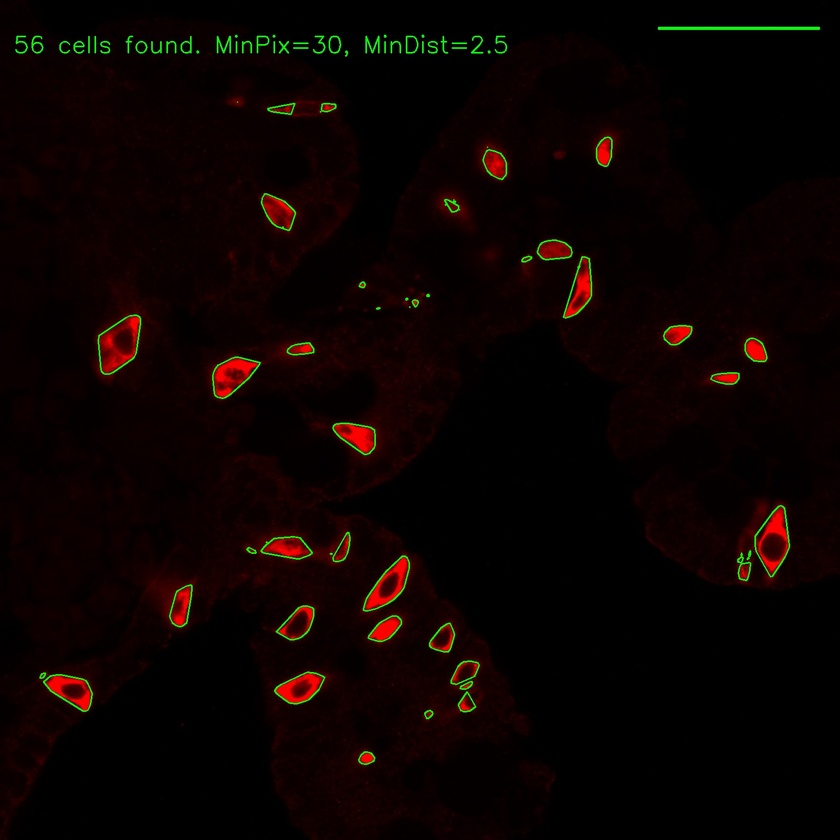
#> input picture dclk1_il13_quant.jpg, 840 x 840 px, shrunk from 1600 x 1600 before the run, given as the content of the folder ../test_input/batch_IHC, which was not available
$ python runQuant.py   (older library calls are emulated)
#> lines starting #> are read from the running program, lines starting #| are printed output that depends on the picture; after the words box and inside, x2 and y2 are one past the last pixel; in counts of white or black regions, pixels touching at a corner belong together; pictures that were not available may be replaced by others from this repository, and a replacement may not be noted
### smFISH_blob/smFISH_blob/contour.py
import cv2
import numpy as np
import sys
import argparse

# run spot counting
def quant(  input_img,
            output,
            min_pixel,
            min_distance,
            min_area=0,
            adaptive=False,
            bright_blobs=True,
            highlight_col = (0,255,0),     # green
            show_threshold=False):
#> called with output = 'dclk1_il13_quant_quant.jpg', min_pixel = 50, min_distance = 25, min_area = 20, adaptive = False, bright_blobs = True, highlight_col = (0, 255, 0), show_threshold = False
    print("Starting quant.")
    print("Loading image from: " + input_img)
    try:
        img = cv2.imread(input_img)
#> img is the input picture: shape (840, 840, 3); mean B, G, R 1, 2.8, 12
        gray = cv2.cvtColor(img,cv2.COLOR_BGR2GRAY)
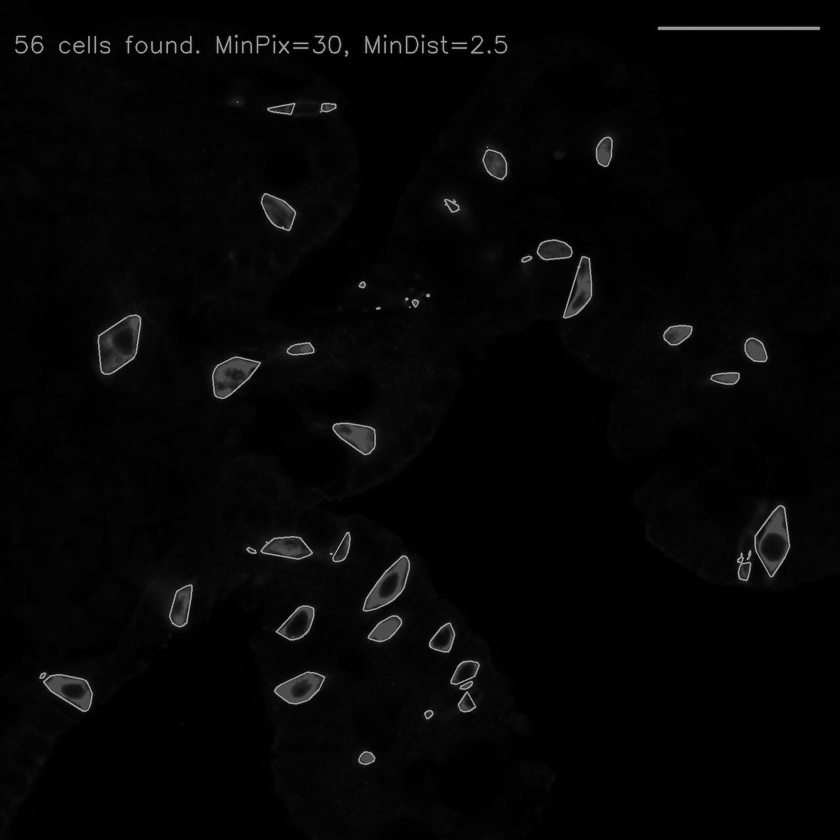
#> gray: shape (840, 840); min 0, max 173, mean 5.3
        print("Loaded. Processing..")
    except cv2.error as err:
        #print(err)
        print("Not an image")
        return(-1)


    if not bright_blobs:
        gray = cv2.bitwise_not(gray)
    if adaptive:
        print("Using adaptive thresholding")
        thresh = cv2.adaptiveThreshold(gray,255,cv2.ADAPTIVE_THRESH_GAUSSIAN_C,\
               cv2.THRESH_BINARY,11,2)
    else:
        ret,thresh = cv2.threshold(gray,min_pixel,255,0)
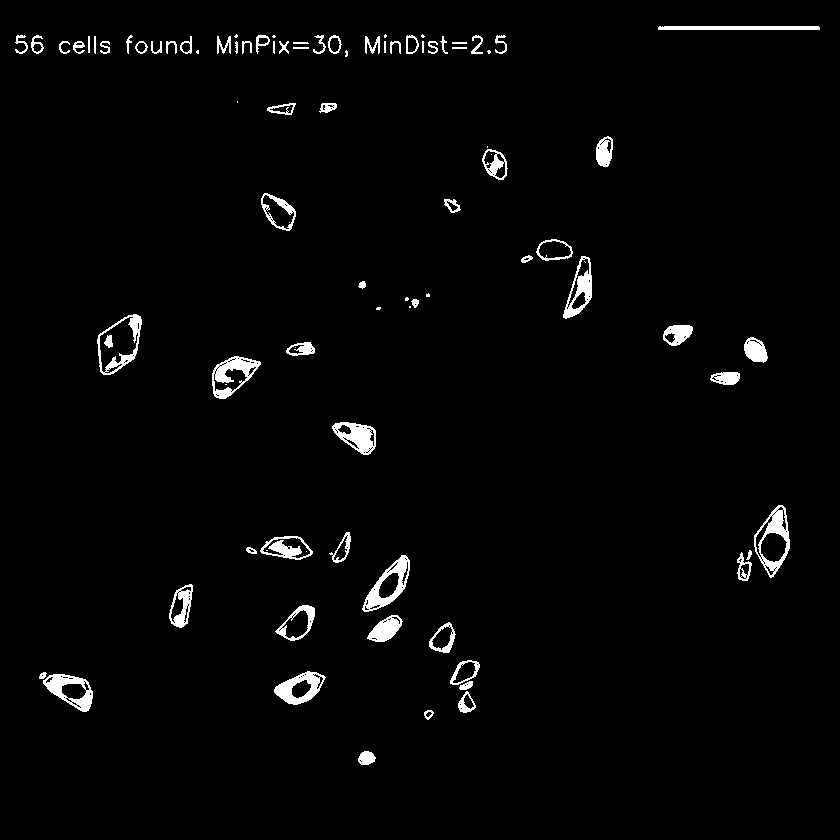
#> thresh: shape (840, 840); 2.3% white; 92 white regions (20 under 20 px)
#> ret = 50
    #
    if show_threshold:
        cv2.imshow('Thresholded input', thresh)
        cv2.waitKey(0)

    _, contours, _= cv2.findContours(thresh,cv2.RETR_EXTERNAL,2)
#> contours = 84 contours, 23 with area under 20; largest, box (x1, y1, x2, y2) and area: (97, 314, 142, 375) 1806, (754, 505, 790, 578) 1623, (362, 555, 410, 612) 1294, (212, 356, 261, 399) 1264, (43, 674, 93, 712) 1141

    LENGTH = len(contours)
#> LENGTH = 84
    print("Found " + str(LENGTH) + " contours..")
#| Found 84 contours..

    if min_area > 0:
        filtered = []
        for hull in contours:
            if cv2.contourArea(hull) >  min_area:
                filtered.append(hull)
#> this loop made 84 passes
#> hull on passes 28, 39, 43, 47, 48, 49, 50, 52, 54, 56: [[409, 306], [409, 307], [410, 307], [410, 306]], [[487, 146], [487, 147]], [[237, 101], [237, 102]], [[452, 47], [452, 48], [466, 48], [466, 47]], [[293, 47], [293, 48], [308, 48], [308, 47]], [[452, 42], [452, 43], [466, 43], [466, 42]], [[293, 42], [293, 43], [308, 43], [307, 42]], [[422, 41], [422, 52], [423, 52], [423, 41]], [[384, 41], [384, 52], [385, 52], [385, 41]], [[273, 41], [273, 52], [274, 53], [274, 41]]
#> after the loop, filtered = 61 contours; largest, box (x1, y1, x2, y2) and area: (97, 314, 142, 375) 1806, (754, 505, 790, 578) 1623, (362, 555, 410, 612) 1294, (212, 356, 261, 399) 1264, (43, 674, 93, 712) 1141
        print("[min_area: " + str(min_area) + "]: Filtered out " + str(len(contours) - len(filtered)) + " hulls - " + str(len(filtered)) + " remain")
#| [min_area: 20]: Filtered out 23 hulls - 61 remain
        n_hulls = str(len(filtered))
#> n_hulls = '61'
        contours = filtered
#> contours has the same summary as filtered

    LENGTH = len(contours)
#> LENGTH = 61
    status = np.zeros((LENGTH,1))
#> status = 61 values from 0 to 0


    toolbar_width = LENGTH
#> toolbar_width = 61
    print("Merging nearby contours.. (min_distance=" + str(min_distance) + ")")

    sys.stdout.write("[%s]" % (" " * toolbar_width))
    sys.stdout.flush()
    sys.stdout.write("\b" * (toolbar_width+1)) # return to start of line, after '['

    for i,cnt1 in enumerate(contours):
        x = i
        if i != LENGTH-1:
            for j,cnt2 in enumerate(contours[i+1:]):
                x = x+1

                dist = find_if_close(cnt1,cnt2,min_distance)
                if dist == True:
                    val = min(status[i],status[x])
                    status[x] = status[i] = val
                else:
                    if status[x]==status[i]:
                        status[x] = i+1
            sys.stdout.write("=")
            sys.stdout.flush()
#> this loop made 61 passes

    sys.stdout.write("\n")
    unified = []
    try:
        maximum = int(status.max())+1
    except ValueError:
        print "WARN: No blobs found! Try reducing min_pixel"
        return 0

    for i in xrange(maximum):
        pos = np.where(status==i)[0]
        if pos.size != 0:
            cont = np.vstack(contours[i] for i in pos)
            hull = cv2.convexHull(cont)
            unified.append(hull)
#> this loop made 56 passes


    n_hulls = str(len(unified))
    print("Merged into " + n_hulls + " hulls ")
#| Merged into 36 hulls

    info_str = n_hulls + " blobs found. min_pixel="+str(min_pixel) + ", min_distance="+str(min_distance) + "min_area="+str(min_area)
    im_with_contours = cv2.drawContours(img,unified,-1,highlight_col,2)
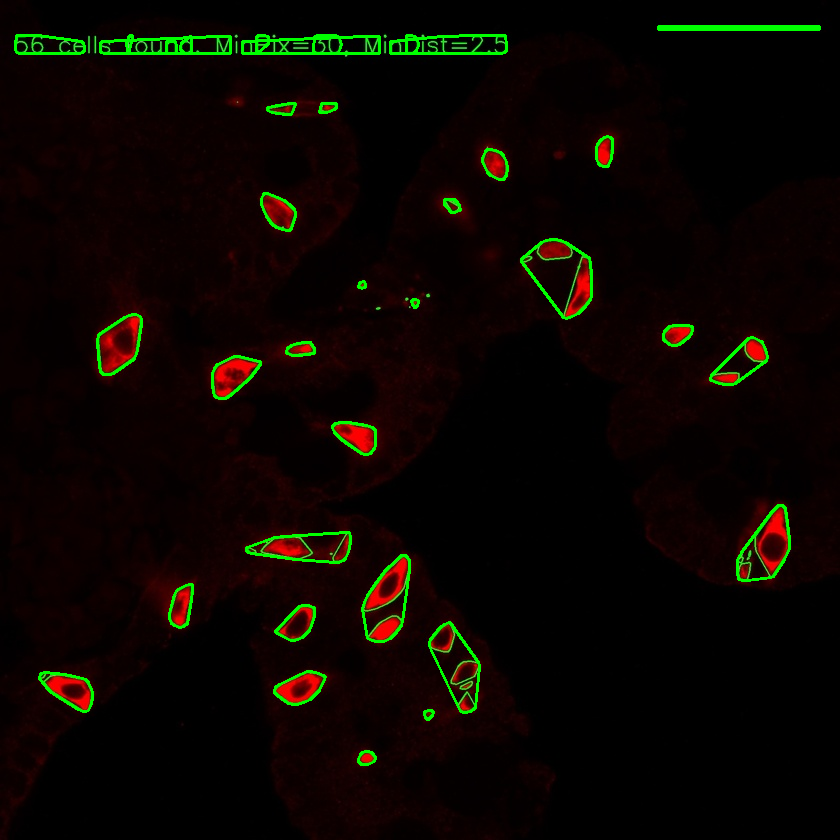
#> im_with_contours: shape (840, 840, 3); mean B, G, R 0.6, 6.2, 11.2
    cv2.putText(im_with_contours,info_str, (25,100), cv2.FONT_HERSHEY_SIMPLEX, 1.5, highlight_col, 2)
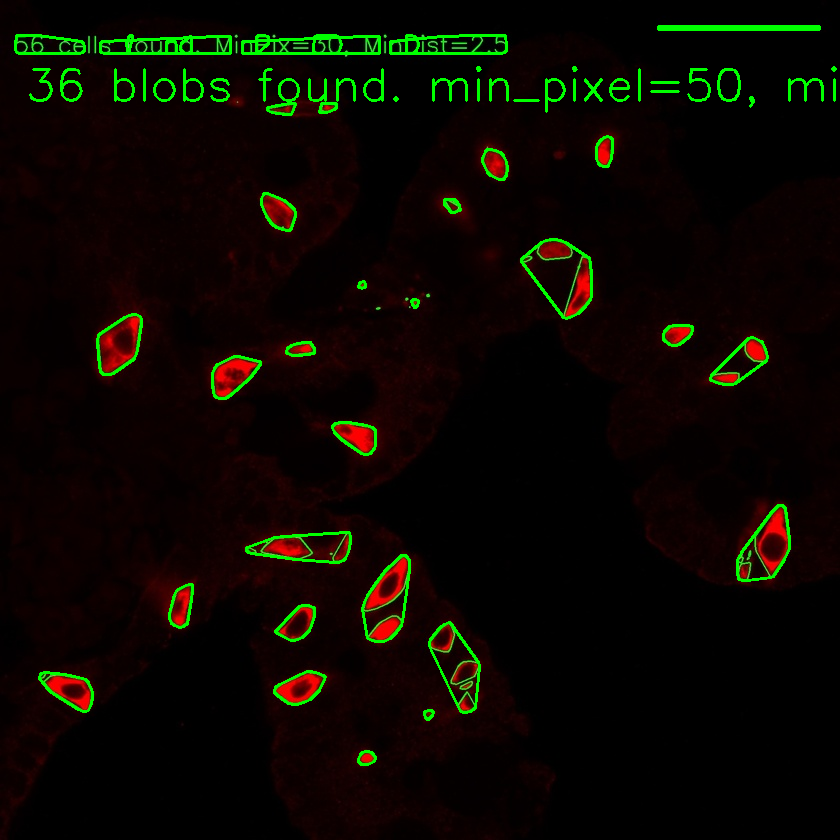
#> im_with_contours: shape (840, 840, 3); 0.69% of pixels changed, all inside (x1, y1, x2, y2) = (29, 66, 837, 113)
    print("Writing annotated image to " + output)
    cv2.imwrite(output, im_with_contours)
    return len(unified)


def find_if_close(cnt1,cnt2, min_distance):
    row1,row2 = cnt1.shape[0],cnt2.shape[0]
    for i in xrange(row1):
        for j in xrange(row2):
            dist = np.linalg.norm(cnt1[i]-cnt2[j])
            if abs(dist) < min_distance :
                return True
            elif i==row1-1 and j==row2-1:
                return False

### test_output/runQuant.py


from os import listdir
from os.path import isfile, join, splitext
import sys
from smFISH_blob.contour import quant

min_distance = 25 ### low -- less merging, high -- more merging
min_pixel = 50    ### low -- more dots, high -- less dots
min_area = 20	  ### high -- less dots

image_dir = "../test_input/batch_IHC"
image_files = [f for f in listdir(image_dir) if isfile(join(image_dir, f))]

nums = list()
for img in image_files:
	fn = splitext(img)[0]
	output_img = fn + "_quant.jpg"
	n_cells = quant(join(image_dir,img), output_img, min_pixel, min_distance, min_area=min_area)
	nums.append(n_cells)
	print("=======================================" + "\n\n\n")


num_fn = "nums.txt"
print("Saving all numbers to: " + num_fn)
f = open(num_fn, 'w')
for i in range(0,len(nums)):
  	f.write(image_files[i] + "\t" + str(nums[i]) + "\n")
#> this loop made 1 pass
print("Done.")
